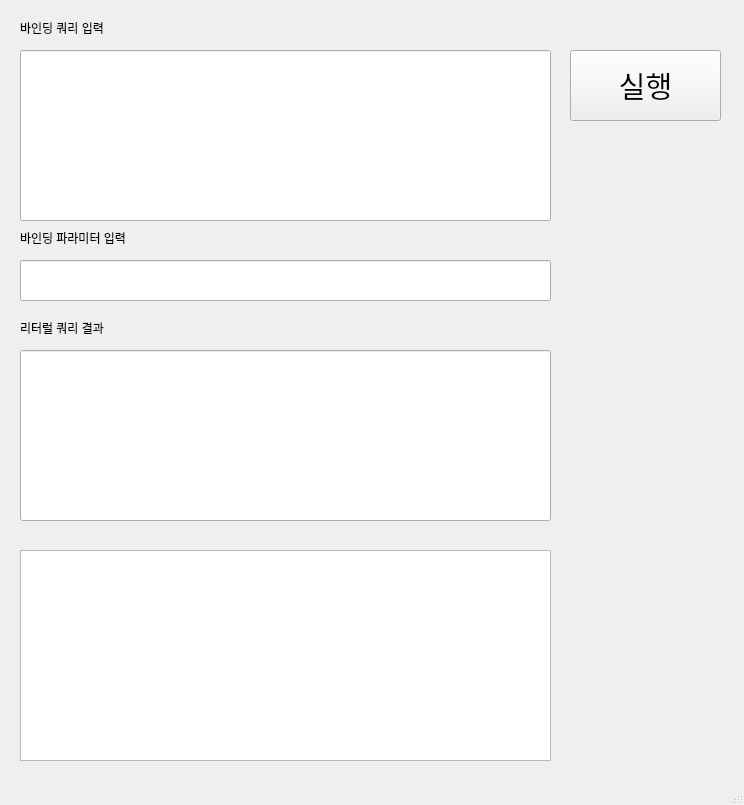
<?xml version="1.0" encoding="UTF-8"?>
<ui version="4.0">
 <class>MainWindow</class>
 <widget class="QMainWindow" name="MainWindow">
  <property name="geometry">
   <rect>
    <x>0</x>
    <y>0</y>
    <width>744</width>
    <height>805</height>
   </rect>
  </property>
  <property name="windowTitle">
   <string>MainWindow</string>
  </property>
  <widget class="QWidget" name="centralwidget">
   <widget class="QLineEdit" name="lineEdit_bindingQuery">
    <property name="geometry">
     <rect>
      <x>20</x>
      <y>50</y>
      <width>531</width>
      <height>171</height>
     </rect>
    </property>
    <property name="alignment">
     <set>Qt::AlignLeading|Qt::AlignLeft|Qt::AlignTop</set>
    </property>
   </widget>
   <widget class="QLineEdit" name="lineEdit_Parameter">
    <property name="geometry">
     <rect>
      <x>20</x>
      <y>260</y>
      <width>531</width>
      <height>41</height>
     </rect>
    </property>
    <property name="alignment">
     <set>Qt::AlignLeading|Qt::AlignLeft|Qt::AlignTop</set>
    </property>
   </widget>
   <widget class="QLabel" name="label">
    <property name="geometry">
     <rect>
      <x>20</x>
      <y>20</y>
      <width>131</width>
      <height>16</height>
     </rect>
    </property>
    <property name="text">
     <string>바인딩 쿼리 입력</string>
    </property>
   </widget>
   <widget class="QLabel" name="label_2">
    <property name="geometry">
     <rect>
      <x>20</x>
      <y>230</y>
      <width>131</width>
      <height>16</height>
     </rect>
    </property>
    <property name="text">
     <string>바인딩 파라미터 입력</string>
    </property>
   </widget>
   <widget class="QLabel" name="label_3">
    <property name="geometry">
     <rect>
      <x>20</x>
      <y>320</y>
      <width>131</width>
      <height>16</height>
     </rect>
    </property>
    <property name="text">
     <string>리터럴 쿼리 결과</string>
    </property>
   </widget>
   <widget class="QLineEdit" name="lineEdit_literalQuery">
    <property name="geometry">
     <rect>
      <x>20</x>
      <y>350</y>
      <width>531</width>
      <height>171</height>
     </rect>
    </property>
    <property name="alignment">
     <set>Qt::AlignLeading|Qt::AlignLeft|Qt::AlignTop</set>
    </property>
   </widget>
   <widget class="QPushButton" name="pushButton_Convert">
    <property name="geometry">
     <rect>
      <x>570</x>
      <y>50</y>
      <width>151</width>
      <height>71</height>
     </rect>
    </property>
    <property name="font">
     <font>
      <family>Agency FB</family>
      <pointsize>22</pointsize>
     </font>
    </property>
    <property name="text">
     <string>실행</string>
    </property>
   </widget>
   <widget class="QPlainTextEdit" name="plainTextEdit">
    <property name="geometry">
     <rect>
      <x>20</x>
      <y>550</y>
      <width>531</width>
      <height>211</height>
     </rect>
    </property>
   </widget>
  </widget>
  <widget class="QStatusBar" name="statusbar"/>
  <widget class="QMenuBar" name="menuBar">
   <property name="geometry">
    <rect>
     <x>0</x>
     <y>0</y>
     <width>744</width>
     <height>21</height>
    </rect>
   </property>
  </widget>
 </widget>
 <resources/>
 <connections/>
</ui>
